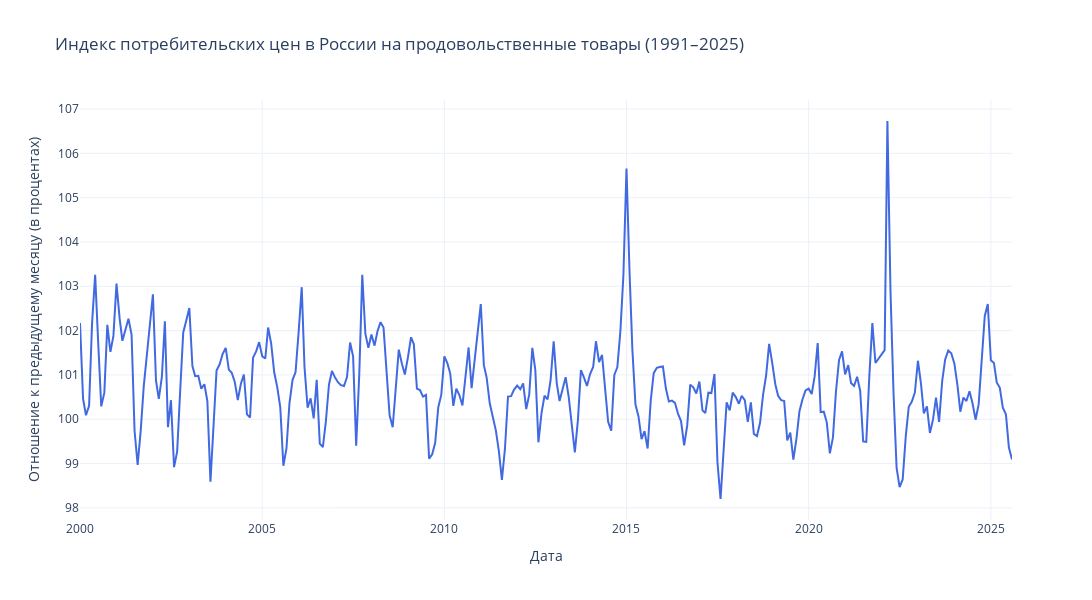

Notebook code for this chart:
### Code cell
plot_2d_interactive(
    x=df_melted['date'],
    y=df_melted['cpi'],
    xlabel="Дата",
    ylabel="Отношение к предыдущему месяцу (в процентах)",
    title=f"Индекс потребительских цен в России на продовольственные товары (1991–2025)"
)

### Figure 1 — Plotly figure (JSON) as saved in the notebook; plotly's stock layout.template omitted (floating-point values rounded to 4 significant figures; data arrays with more than 128 entries replaced by an {"elided": "..."} marker saying what was removed)
{"data": [{"hovertemplate": "Дата: %{x}<br>Значение: %{y:.4f} <extra></extra>", "line": {"color": "royalblue", "width": 2}, "mode": "lines", "x": {"elided": "308 str values"}, "y": {"elided": "308 float values"}, "type": "scatter"}], "layout": {"title": {"text": "Индекс потребительских цен в России на продовольственные товары (1991–2025)"}, "xaxis": {"title": {"text": "Дата"}}, "yaxis": {"title": {"text": "Отношение к предыдущему месяцу (в процентах)"}}, "hovermode": "x unified", "width": 1100, "height": 600}}
